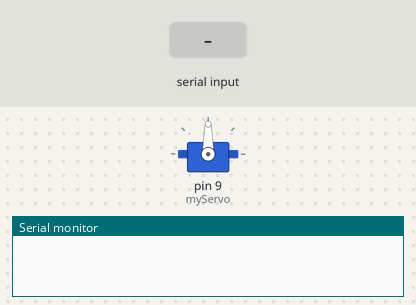
The sketch below on a simulated Arduino Uno, built with avr-gcc and run on an emulated ATmega328P. Parts: servo, the last lines printed to the serial monitor. Inputs (shaded band) come from the test bench.

Above: at 1.2 s.
1.3 s: "30,150\n" received over Serial
At 1.6 s:
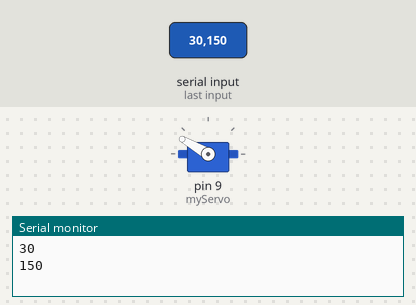
At 3.5 s:
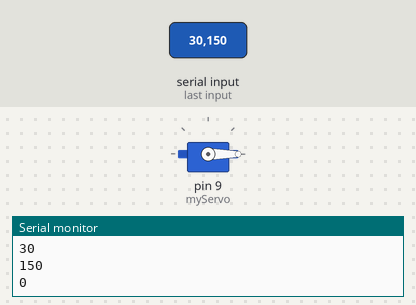
3.8 s: "90,45\n" received over Serial
At 4.6 s:
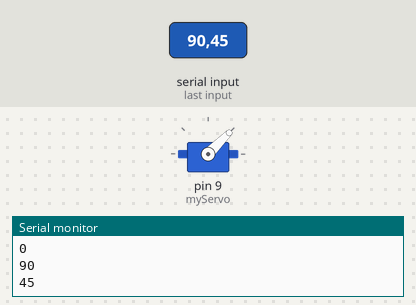
Timing chart, 0 to 6.8 s (numbered marks = the images above; inputs shaded):
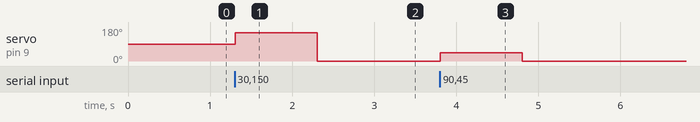

Measured:
- after the input at 1.3 s, servo on pin 9 (myServo): 90° → 150° at once, → 0° 1.0 s later
- after the input at 3.8 s, servo on pin 9 (myServo): 0° → 45° at once, → 0° 1.0 s later

The sketch:

one_servo_test.ino
```cpp
#include <Servo.h>

Servo myServo;  // 创建舵机对象
int angle = 0;  // 当前角度

void setup() {
  Serial.begin(9600);  // 初始化串口通信，波特率与 Python 中一致
  myServo.attach(9);   // 假设舵机连接在数字引脚 9 上
}

void loop() {
  if (Serial.available() > 0) {  // 检查是否有数据可用
    angle = Serial.parseInt();  // 读取角度值
    if (angle >= 0 && angle <= 180) {  // 检查角度是否在有效范围内
      myServo.write(angle);  // 设置舵机角度
      Serial.println(angle);  // 可选：回传角度值，用于调试
    }
  }
}
```
